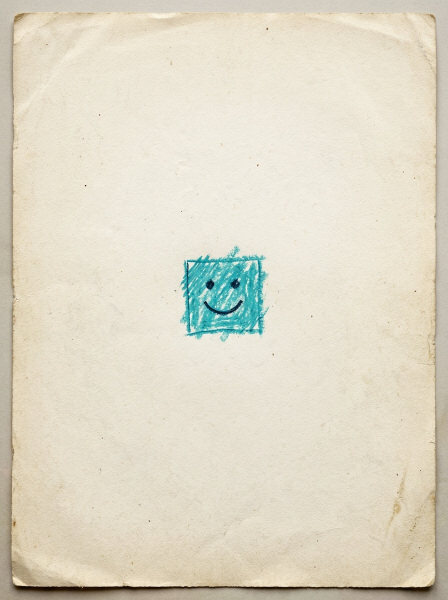
#> input picture assets_src/storia_disegni/grezzi/FIRMA_v1.jpg, 896 x 1200 px (shown at 1/2 size)
$ python prepara_fogli.py
#> lines starting #> are read from the running program, lines starting #| are printed output that depends on the picture; after the words box and inside, x2 and y2 are one past the last pixel; in counts of white or black regions, pixels touching at a corner belong together
"""Dai grezzi di Meshy (grezzi/) ai fogli del gioco: si taglia il foglio dallo sfondo della «scansione», si porta a
1024×1365 (3:4) e si mette la firma del bambino con la scatola (un quadratino turchese col sorriso, grezzi/FIRMA_v1.jpg)
in basso a destra, la stessa per tutti. La firma va anche sui due disegni che c'erano già (la piscina dei giocattoli e
gli acquari). Fogli opachi: JPG qualità 90. Il foglio unico con gli otto disegni affiancati (per il coordinatore) va in
anteprima/otto_disegni.jpg.
Uso: python3 prepara_fogli.py"""
import os
import numpy as np
from PIL import Image, ImageFilter

QUI = os.path.dirname(os.path.abspath(__file__))
RADICE = os.path.join(QUI, '..', '..')
GODOT = os.path.join(RADICE, 'godot')
USCITA = os.path.join(GODOT, 'assets', 'storia_disegni')
# (D2 e DZ rifatti su richiesta del coordinatore del 15 novembre: la vasca aperta vista dall'alto con una sola freccia;
# l'omino il più alto in mezzo, l'agnellino bambino in piedi, tutti per mano ai tentacoli. D4 orizzontale.)
SCELTI = {'D1': 'D1_v2', 'D2': 'D2_v7', 'DF': 'DF_v1', 'D3': 'D3_v2', 'D4': 'D4_v2', 'DZ': 'DZ_v3'}
## I fogli orizzontali (A3 orizzontale nel gioco): 4:3, ritagliati intorno al disegno.
ORIZZONTALI = {'D4'}
LATO = (1024, 1365)
# la firma: larga così rispetto al lato corto del foglio, a questa distanza dal bordo (in basso a destra)
FIRMA_LARGA = 0.10
# dove il foglio non si stacca bene dallo sfondo (carta chiara su fondo chiaro, legno chiaro): il taglio a mano, in px del
# grezzo (x0, y0, x1, y1), misurato su una griglia
TAGLI = {'D2_v2': (62, 52, 848, 1152), 'D3_v2': (40, 40, 852, 1160), 'D4_v2': (52, 302, 862, 910)}
FIRMA_MARGINE = 0.035


def taglia_foglio(im: Image.Image) -> Image.Image:
    """Il foglio di carta senza lo sfondo attorno: lo sfondo è il colore degli angoli dell'immagine; il foglio sono le
    righe e le colonne fatte per lo più d'altro. Se gli angoli sono già carta (il foglio riempie tutto) non si taglia."""
    a = np.asarray(im.convert('RGB')).astype(np.float32)
    h, w = a.shape[:2]
    k = max(4, int(min(h, w) * 0.01))
    angoli = np.concatenate([a[:k, :k].reshape(-1, 3), a[:k, -k:].reshape(-1, 3), a[-k:, :k].reshape(-1, 3),
                             a[-k:, -k:].reshape(-1, 3)])
    sfondo = np.median(angoli, axis=0)
    lum = a.mean(axis=2)
    carta = np.median(a[lum > np.percentile(lum, 70)], axis=0)
    if np.linalg.norm(sfondo - carta) < 25:
        return im
    maschera = np.linalg.norm(a - sfondo, axis=2) > 22
    righe = np.where(maschera.mean(axis=1) > 0.5)[0]
    colonne = np.where(maschera.mean(axis=0) > 0.5)[0]
    y0, y1, x0, x1 = righe[0], righe[-1], colonne[0], colonne[-1]
    # (appena dentro: niente bordo del foglio né ombra)
    dy, dx = int((y1 - y0) * 0.008), int((x1 - x0) * 0.008)
    return im.crop((x0 + dx, y0 + dy, x1 - dx, y1 - dy))


def a_misura(im: Image.Image, lato) -> Image.Image:
    """Al rapporto 3:4 tagliando il meno possibile, poi alla misura."""
    w, h = im.size
    r = lato[0] / lato[1]
    if w / h > r:
        nw = int(h * r)
        im = im.crop(((w - nw) // 2, 0, (w - nw) // 2 + nw, h))
    else:
        nh = int(w / r)
        im = im.crop((0, (h - nh) // 2, w, (h - nh) // 2 + nh))
    return im.resize(lato, Image.LANCZOS)


def firma() -> Image.Image:
    """La firma come strato da moltiplicare: il quadratino col sorriso, la carta portata a bianco."""
    im = Image.open(os.path.join(QUI, 'grezzi', 'FIRMA_v1.jpg')).convert('RGB')
    a = np.asarray(im).astype(np.float32)
    # il turchese: verde e blu ben sopra il rosso
    t = (a[..., 1] - a[..., 0] > 40) & (a[..., 2] - a[..., 0] > 40)
    ys, xs = np.where(t)
    y0, y1, x0, x1 = ys.min(), ys.max(), xs.min(), xs.max()
    m = int(max(y1 - y0, x1 - x0) * 0.12)
    pezzo = a[y0 - m:y1 + m, x0 - m:x1 + m]
    # la carta attorno (il bordo del ritaglio) diventa bianco: diviso per il suo colore
    bordo = np.concatenate([pezzo[:3].reshape(-1, 3), pezzo[-3:].reshape(-1, 3),
                            pezzo[:, :3].reshape(-1, 3), pezzo[:, -3:].reshape(-1, 3)])
    carta = np.median(bordo, axis=0)
    strato = np.clip(pezzo / carta * 255.0, 0, 255)
    # i bordi del ritaglio sfumano a bianco (niente riquadro)
    h, w = strato.shape[:2]
    yy, xx = np.mgrid[0:h, 0:w]
    d = np.minimum(np.minimum(yy, h - 1 - yy), np.minimum(xx, w - 1 - xx)) / max(m, 1)
    f = np.clip(d, 0, 1)[..., None]
    strato = strato * f + 255.0 * (1 - f)
    return Image.fromarray(strato.astype(np.uint8))


def firma_su(im: Image.Image, strato: Image.Image) -> Image.Image:
    """La firma in basso a destra del disegno, come un pastello sul foglio: moltiplicata sulla carta; sui disegni
    scontornati (con l'alfa: la piscina, i tratti sul muro) in basso a destra della parte disegnata, coi suoi tratti
    opachi quanto sono scuri."""
    rgb = im.convert('RGB')
    w, h = rgb.size
    x0, y0, x1, y1 = 0, 0, w, h
    if im.mode == 'RGBA':
        x0, y0, x1, y1 = im.getchannel('A').point(lambda v: 255 if v > 128 else 0).getbbox()
    corto = min(x1 - x0, y1 - y0)
    lw = int(corto * FIRMA_LARGA)
    lh = int(lw * strato.size[1] / strato.size[0])
    s = np.asarray(strato.resize((lw, lh), Image.LANCZOS)).astype(np.float32)
    margine = FIRMA_MARGINE * (2.5 if im.mode == 'RGBA' else 1.0)    # (sui disegni scontornati dentro il bordo)
    x = x1 - int(corto * margine) - lw
    y = y1 - int(corto * margine) - lh
    base = np.asarray(rgb).astype(np.float32)
    zona = base[y:y + lh, x:x + lw]
    if im.mode != 'RGBA':
        base[y:y + lh, x:x + lw] = zona * (s / 255.0)
        return Image.fromarray(base.astype(np.uint8))
    alfa = np.asarray(im.getchannel('A')).astype(np.float32)
    scuro = np.clip((255.0 - s.min(axis=2)) / 160.0, 0, 1)
    za = alfa[y:y + lh, x:x + lw] / 255.0
    # dove c'è già il disegno si moltiplica, dove è trasparente il colore della firma con la sua opacità
    colore = np.clip(s / np.maximum(1.0 - scuro[..., None] * 0.0, 1e-3), 0, 255)
    nuovo = zona * (s / 255.0) * za[..., None] + colore * (1 - za[..., None])
    base[y:y + lh, x:x + lw] = nuovo
    alfa[y:y + lh, x:x + lw] = np.maximum(alfa[y:y + lh, x:x + lw], scuro * 255.0)
    out = Image.fromarray(base.astype(np.uint8))
    out.putalpha(Image.fromarray(alfa.astype(np.uint8)))
    return out


def main() -> None:
    os.makedirs(USCITA, exist_ok=True)
    strato = firma()
#> in firma, im is the input picture: PIL image 896x1200 RGB; mean R, G, B 222.7, 217, 199.2
#> in firma, `t = (a[..., 1] - a[..., 0] > 40) & (a[..., 2] - a[..., 0] > 40)`:
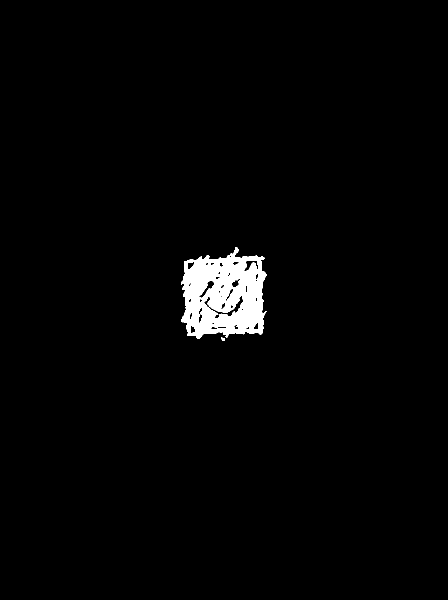
#> t: shape (1200, 896) bool (shown at 1/2 size); 2% white; 2 white regions, box (x1, y1, x2, y2) and area: (362, 494, 533, 678) 21626, (442, 674, 450, 682) 40
#> in firma, `y0, y1, x0, x1 = ys.min(), ys.max(), xs.min(), xs.max()`: y0 = 494; y1 = 681; x0 = 362; x1 = 532
#> in firma, `m = int(max(y1 - y0, x1 - x0) * 0.12)`: m = 22
#> in firma, `pezzo = a[y0 - m:y1 + m, x0 - m:x1 + m]`:
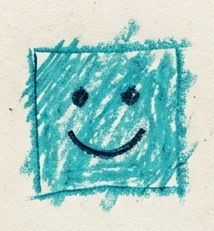
#> pezzo: shape (231, 214, 3) float32; mean R, G, B 161.4, 204.2, 198.3
#> in firma, `bordo = np.concatenate([pezzo[:3].reshape(-1, 3), pezzo[-3:].reshape(-..`: bordo = 2670 rows, first 8: [229, 225, 214], [240, 236, 225], [242, 238, 226], [238, 234, 222], [243, 239, 227], [240, 236, 224], [238, 234, 222], [240, 236, 224]
#> in firma, `carta = np.median(bordo, axis=0)`: carta = [236, 232, 219]
#> in firma, `d = np.minimum(np.minimum(yy, h - 1 - yy), np.minimum(xx, w - 1 - xx))..`:
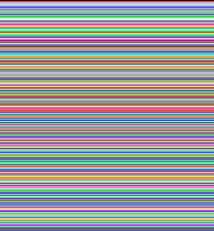
#> yy: shape (231, 214) int64; 231 distinct labels, from 0 to 230; one colour per label, 0 black
    fogli = []
    for nome, grezzo in SCELTI.items():
        im = Image.open(os.path.join(QUI, 'grezzi', grezzo + '.jpg'))
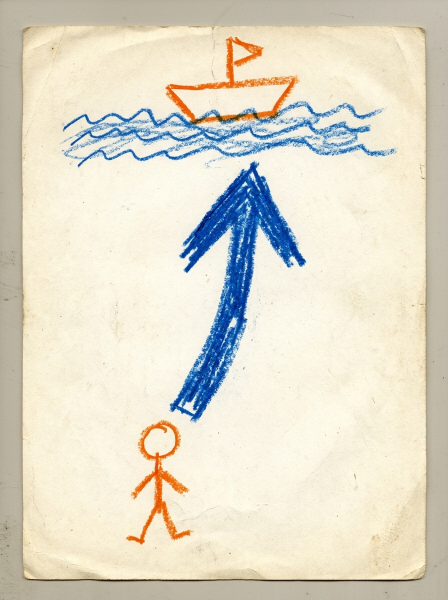
#> input picture assets_src/storia_disegni/grezzi/D1_v2.jpg, 896 x 1200 px (shown at 1/2 size)
#> im is the input picture: PIL image 896x1200 RGB; mean R, G, B 224, 219.1, 202.4
        foglio = im.crop(TAGLI[grezzo]) if grezzo in TAGLI else taglia_foglio(im)
#> in taglia_foglio, `angoli = np.concatenate([a[:k, :k].reshape(-1, 3), a[:k, -k:].reshape(..`: angoli = 256 rows, first 8: [168, 161, 142], [170, 163, 144], [172, 165, 146], [173, 166, 147], [174, 167, 148], [174, 167, 148], [175, 168, 150], [176, 169, 151]
#> in taglia_foglio, `sfondo = np.median(angoli, axis=0)`: sfondo = [184, 177, 159]
#> in taglia_foglio, `lum = a.mean(axis=2)`:
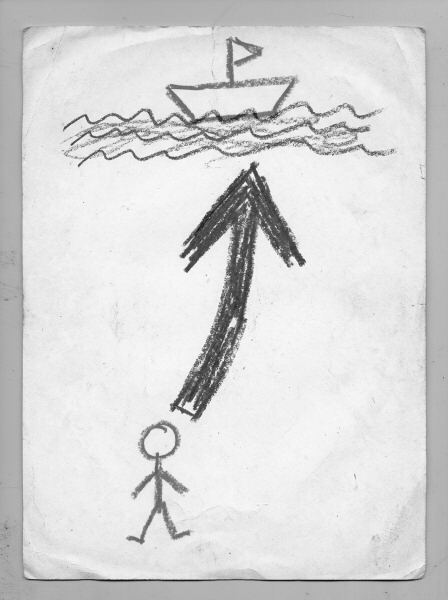
#> lum: shape (1200, 896) float32 (shown at 1/2 size); min 4, max 254.7, mean 215.2
#> in taglia_foglio, `carta = np.median(a[lum > np.percentile(lum, 70)], axis=0)`: carta = [251, 246, 228]
#> in taglia_foglio, `maschera = np.linalg.norm(a - sfondo, axis=2) > 22`:
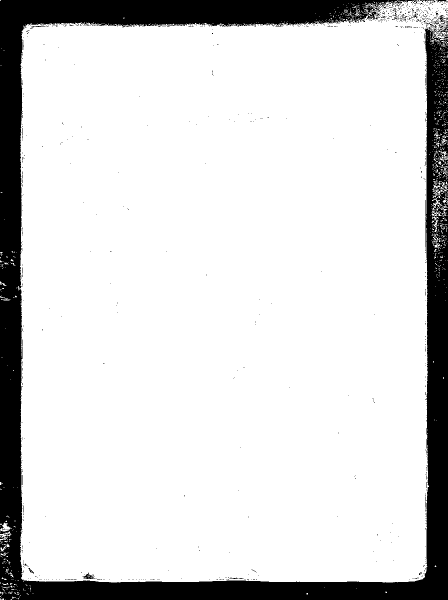
#> maschera: shape (1200, 896) bool (shown at 1/2 size); 85% white; 794 black regions (775 under 20 px), largest, box (x1, y1, x2, y2) and area: (0, 0, 896, 1200) 158812, (165, 1145, 190, 1158) 131, (869, 30, 891, 49) 114
#> in taglia_foglio, `righe = np.where(maschera.mean(axis=1) > 0.5)[0]`: righe = 1115 values from 48 to 1162
#> in taglia_foglio, `colonne = np.where(maschera.mean(axis=0) > 0.5)[0]`: colonne = 811 values from 43 to 853
#> in taglia_foglio, `y0, y1, x0, x1 = righe[0], righe[-1], colonne[0], colonne[-1]`: y0 = 48; y1 = 1162; x0 = 43; x1 = 853
#> in taglia_foglio, `dy, dx = int((y1 - y0) * 0.008), int((x1 - x0) * 0.008)`: dy = 8; dx = 6
        f = firma_su(a_misura(foglio, (LATO[1], LATO[0]) if nome in ORIZZONTALI else LATO), strato)
#> in firma_su, `zona = base[y:y + lh, x:x + lw]`:
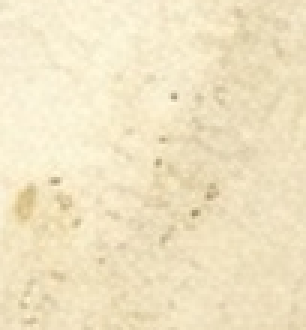
#> zona: shape (110, 102, 3) float32 (shown 3 times larger); mean R, G, B 240.6, 227.5, 194.2
        f.save(os.path.join(USCITA, f'disegno_{nome.lower()}.jpg'), quality=90)
        fogli.append((nome, f))
    # i due che c'erano già: dagli originali (senza firma) in assets_src, così si può rifare
    giocattoli = os.path.join(GODOT, 'assets', 'models', 'enigma_giocattoli', 'disegno_piscina.png')
    acquari = os.path.join(GODOT, 'assets', 'enigma_acquari', 'disegno_bambini.jpg')
    for percorso, orig in [(giocattoli, os.path.join(QUI, 'originali', 'disegno_piscina.png')),
                           (acquari, os.path.join(QUI, 'originali', 'disegno_bambini.jpg'))]:
        if not os.path.exists(orig):
            os.makedirs(os.path.dirname(orig), exist_ok=True)
            Image.open(percorso).save(orig, quality=95) if orig.endswith('.jpg') else Image.open(percorso).save(orig)
        im = Image.open(orig)
        f = firma_su(im, strato)
        if percorso.endswith('.jpg'):
            f.save(percorso, quality=90)
        else:
            f.save(percorso)
        fogli.append((os.path.basename(percorso), f))
    # il foglio unico per il coordinatore
    H = 600
    pezzi = [f.convert('RGB').resize((int(f.size[0] * H / f.size[1]), H)) for _, f in fogli]
    tot = Image.new('RGB', (sum(p.size[0] for p in pezzi) + 20 * (len(pezzi) + 1), H + 40), (60, 60, 60))
    x = 20
    for p in pezzi:
        tot.paste(p, (x, 20))
        x += p.size[0] + 20
    os.makedirs(os.path.join(QUI, 'anteprima'), exist_ok=True)
    tot.save(os.path.join(QUI, 'anteprima', 'otto_disegni.jpg'), quality=88)
    # e i tre rifatti dopo il primo giro del coordinatore (D2, D4 orizzontale, DZ)
    tre = [f for n, f in fogli if n in ('D2', 'D4', 'DZ')]
    pezzi = [f.convert('RGB').resize((int(f.size[0] * H / f.size[1]), H)) for f in tre]
    tot = Image.new('RGB', (sum(p.size[0] for p in pezzi) + 20 * (len(pezzi) + 1), H + 40), (60, 60, 60))
    x = 20
    for p in pezzi:
        tot.paste(p, (x, 20))
        x += p.size[0] + 20
    tot.save(os.path.join(QUI, 'anteprima', 'tre_rifatti.jpg'), quality=88)
    print('fatti:', [n for n, _ in fogli])


if __name__ == '__main__':
#> (the run stopped early here; a loop or call above may not have finished)
